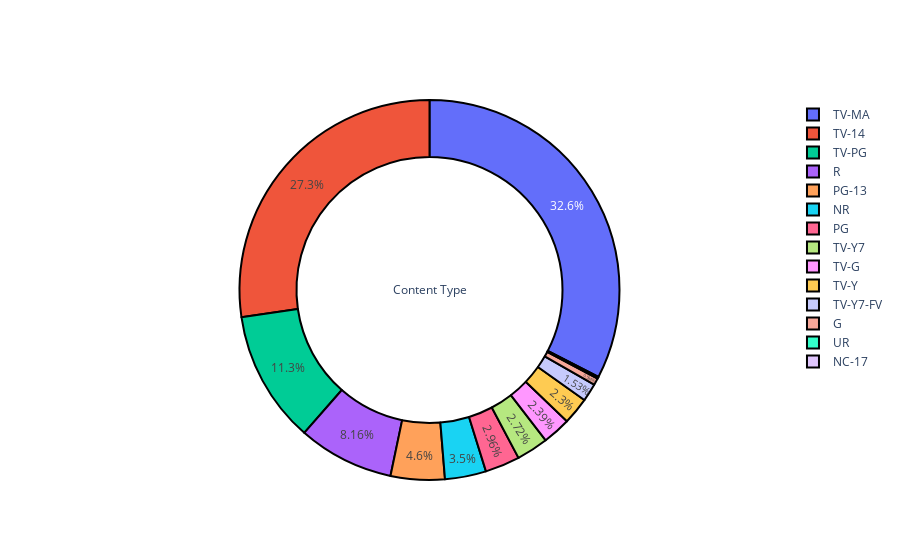

Notebook source saved alongside this figure:
### Code cell
'''Plotly visualization .'''
import plotly.offline as py
from plotly.offline import iplot, init_notebook_mode
import plotly.graph_objs as go
py.init_notebook_mode(connected = True) # Required to use plotly offline in jupyter notebook

def pie_plot(cnt_srs, title):
    labels=cnt_srs.index
    values=cnt_srs.values
    trace = go.Pie(labels=labels, 
                   values=values, 
                   title=title, 
                   hoverinfo='percent+value', 
                   textinfo='percent',
                   textposition='inside',
                   hole=0.7,
                   showlegend=True,
                   marker=dict(colors=plt.cm.viridis_r(np.linspace(0, 1, 14)),
                               line=dict(color='#000000',
                                         width=2),
                              )
                  )
    return trace

py.iplot([pie_plot(df['rating'].value_counts(), 'Content Type')]);

### Figure 1 — Plotly figure (JSON) as saved in the notebook; plotly's stock layout.template omitted (floating-point values rounded to 4 significant figures)
{"data": [{"hole": 0.7, "hoverinfo": "percent+value", "labels": ["TV-MA", "TV-14", "TV-PG", "R", "PG-13", "NR", "PG", "TV-Y7", "TV-G", "TV-Y", "TV-Y7-FV", "G", "UR", "NC-17"], "marker": {"colors": [[0.9932, 0.9062, 0.1439, 1.0], [0.8042, 0.882, 0.115, 1.0], [0.5958, 0.8487, 0.2433, 1.0], [0.404, 0.8003, 0.3626, 1.0], [0.2529, 0.7422, 0.4483, 1.0], [0.1466, 0.6731, 0.5089, 1.0], [0.1201, 0.6001, 0.5425, 1.0], [0.1405, 0.5301, 0.5557, 1.0], [0.1696, 0.4563, 0.558, 1.0], [0.2031, 0.3797, 0.5539, 1.0], [0.2393, 0.3009, 0.5408, 1.0], [0.2718, 0.2093, 0.5044, 1.0], [0.2831, 0.1106, 0.4316, 1.0], [0.267, 0.004874, 0.3294, 1.0]], "line": {"color": "#000000", "width": 2}}, "showlegend": true, "textinfo": "percent", "textposition": "inside", "title": {"text": "Content Type"}, "type": "pie", "values": [2027, 1698, 701, 508, 286, 218, 184, 169, 149, 143, 95, 37, 7, 2]}], "layout": {}}
